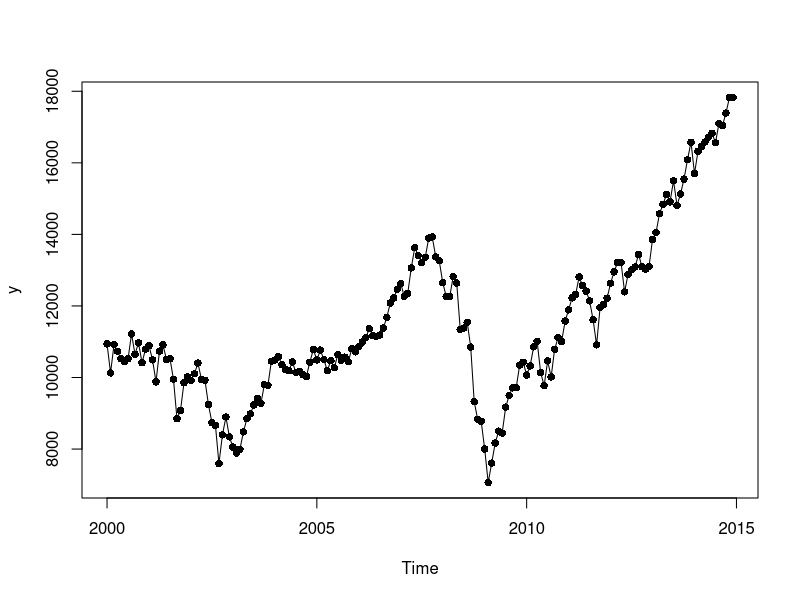
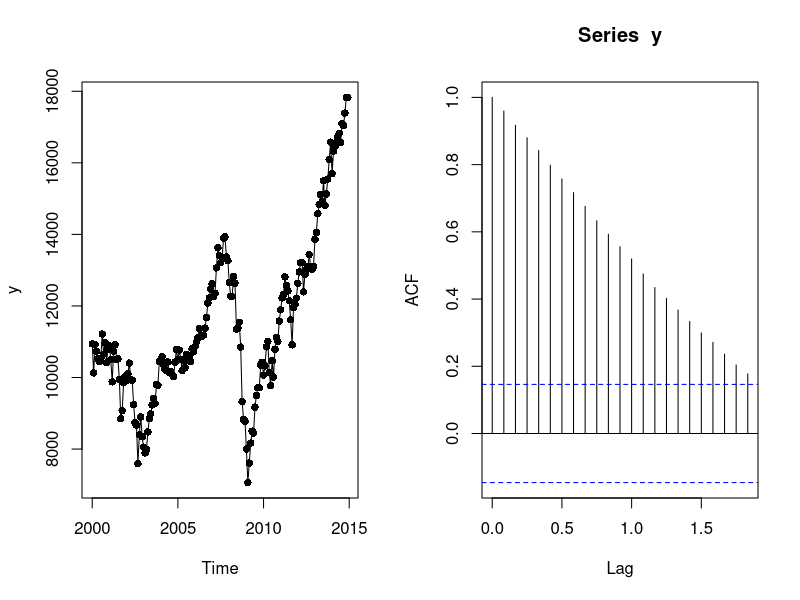
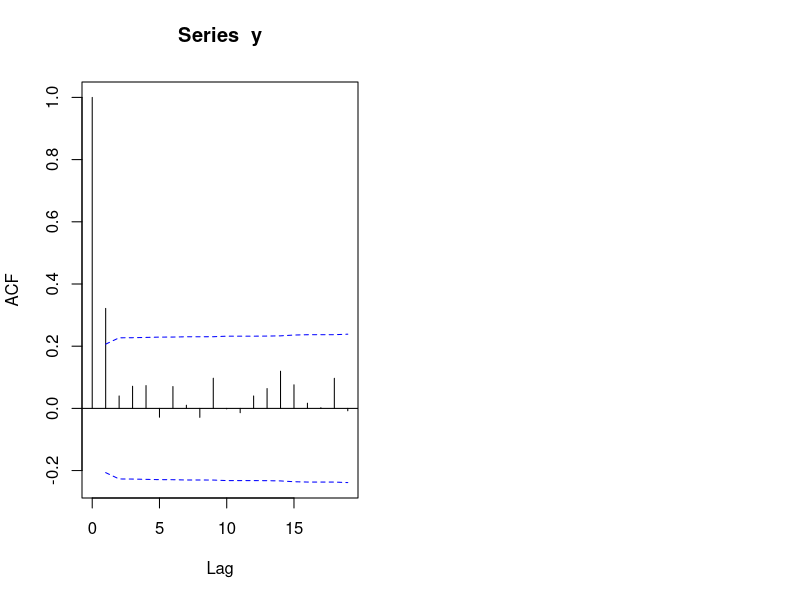

Recreate these plots in R, in order.
## ---- chunk 1
y = ts(c(116.600, 116.700, 124.200, 127.800, 127.400, 131.900, 142.000,
 135.500, 111.700, 114.500, 109.700, 104.000, 89.400, 97.200, 101.600,
 108.900, 125.900, 139.000, 169.600, 148.700, 155.500, 201.100, 220.900,
 261.000, 273.600, 146.000, 115.100, 148.300, 158.600, 193.900, 280.400,
 381.800, 201.100, 231.500, 207.700, 282.700, 359.300, 339.600, 335.400,
 388.800, 367.700, 225.500, 116.500, 92.800, 148.200, 184.800, 196.500,
 196.400, 279.200, 246.500, 218.000, 227.300, 253.100, 209.500, 275.400,
 360.300, 389.400, 584.400, 1056.119, 973.016, 957.400, 941.883,
 1724.794, 1720.250, 1144.603, 1414.687, 1103.790, 1074.532, 1285.288,
 1177.177, 1209.800, 1292.800, 1291.833, 1303.900, 1294.000, 1086.400,
 940.600, 1303.400, 1441.266, 1855.100, 1993.242, 2506.900, 3247.393,
 4232.348, 6192.238, 12641.320, 12210.340, 12382.982, 12023.412,
 13683.146, 18083.861, 22955.169, 22090.580, 19394.998, 15428.925,
 13915.821, 13153.491, 14044.304, 15050.827, 14605.254, 18263.433,
 20661.362, 21040.471, 20554.091, 25256.001, 33078.690, 49971.898,
 53345.768, 59747.227, 57714.364, 49210.313, 55783.342, 55572.176,
 47240.488, 48290.216, 62834.698, 73605.509, 91350.841, 120617.446,
 173106.691, 127704.937, 181768.427, 226246.756, 223183.477, 239634.090,
 229031.020), start = 1889, frequency = 1)



# A)

# H0: Beta1 = 0
# H1: Beta1 != 0

A = matrix(y, nrow = 14, byrow = TRUE)
m = log(apply(A, 1, median))
dq = log(apply(A, 1, IQR))

A
m
dq

reg = lm(dq ~ m)
summary(reg)

# valor-p = 7.62e-09
# valpor-p < alpha

# Conclusão: Rejeita-se H0, ou seja, há evidências que a série é não estacionária na variância
# Transformação é necessária

# Beta^1 = 1,096 Aproximado de 1 -> Transf log

x = log(y)


# B)
# É necessário 1 dif

z = diff(x)

## ---- chunk 2
y = ts(c(8.3, 18.3, 26.7, 38.3, 60.0, 96.7, 48.3, 33.3, 16.7, 13.3, 5.0, 0.0, 0.0,
 3.3, 18.3, 45.0, 78.3, 105.0, 100.0, 65.0, 46.7, 43.3, 36.7, 18.3, 35.0, 66.7,
 130.0, 203.3, 171.7, 121.7, 78.3, 58.3, 18.3, 8.3, 26.7, 56.7, 116.7, 135.0,
 185.0, 168.3, 121.7, 66.7, 33.3, 26.7, 8.3, 18.3, 36.7, 66.7, 100.0, 134.8, 139.0,
 79.5, 79.7, 51.2, 20.3, 16.0, 17.0, 54.0, 79.3, 90.0, 104.8, 143.2, 102.0, 75.2,
 60.7, 34.8, 19.0, 63.0, 116.3, 176.8, 168.0, 136.0, 110.8, 58.0, 51.0, 11.7, 33.0,
 154.2, 257.3, 209.8, 141.3, 113.5, 64.2, 38.0, 17.0, 40.2, 138.2, 220.0, 218.2,
 196.8, 149.8, 111.0, 100.0, 78.2, 68.3, 35.5, 26.7, 10.7, 6.8, 11.3, 24.2, 56.7,
 75.0, 71.8, 79.2, 70.3, 46.8, 16.8, 13.5, 4.2, 0.0, 2.3, 8.3, 20.3, 23.2, 59.0,
 76.3, 68.3, 52.9, 38.5, 24.2, 9.2, 6.3, 2.2, 11.4, 28.2, 59.9, 83.0, 108.5, 115.2,
 117.4, 80.8, 44.3, 13.4, 19.5, 85.8, 192.7, 227.3, 168.7, 143.0, 105.5, 63.3,
 40.3, 18.1, 25.1, 65.8, 102.7, 166.3, 208.3, 182.5, 126.3, 122.0, 102.7, 74.1,
 39.0, 12.7, 8.2, 43.4, 104.4, 178.3, 182.2, 146.6, 112.1, 83.5, 89.2, 57.8, 30.7,
 13.9, 62.8, 123.6, 232.0, 185.3, 169.2, 110.1, 74.5, 28.3, 18.9, 20.7, 5.7, 10.0,
 53.7, 90.5, 99.0, 106.1, 105.8, 86.3, 42.4, 21.8, 11.2, 10.4, 11.8, 59.5, 121.7,
 142.0, 130.0, 106.6, 69.4, 43.8, 44.4, 20.2, 15.7, 4.6, 8.5, 40.8, 70.1, 105.5,
 90.1, 102.8, 80.9, 73.2, 30.9, 9.5, 6.0, 2.4, 16.1, 79.0, 95.0, 173.6, 134.6,
 105.7, 62.7, 43.5, 23.7, 9.7, 27.9, 74.0, 106.5, 114.7, 129.7, 108.2, 59.4, 35.1,
 18.6, 9.2, 14.6, 60.2, 132.8, 190.6, 182.6, 148.0, 113.0, 79.2, 50.8, 27.1, 16.1,
 55.3, 154.3, 214.7, 193.0, 190.7, 118.9, 98.3, 45.0, 20.1, 6.6, 54.2, 200.7,
 269.3, 261.7, 225.1, 159.0, 76.4, 53.4, 39.9, 15.0, 22.0, 66.8, 132.9, 150.0,
 149.4, 148.0, 94.4, 97.6, 54.1, 49.2, 22.5, 18.4, 39.3, 131.0, 220.1, 218.9,
 198.9, 162.4, 91.0, 60.5, 20.6, 14.8, 33.9, 123.0, 211.1, 191.8, 203.3, 133.0,
 76.1, 44.9, 25.1, 11.6, 28.9, 88.3, 136.3, 173.9, 170.4, 163.6, 99.3, 65.3, 45.8,
 24.7, 12.6, 4.2, 4.8, 24.9, 80.8, 84.5, 94.0, 113.3), start = 1700, frequency = 1)

# A)

# H0: Beta1 = 0
# H1: Beta1 != 0

length(y)
315/21  # = 15

A = matrix(y, nrow = 21, byrow = TRUE)
A

m = log(apply(A, 1, median))
dq = log(apply(A, 1, IQR))
m
dq

reg = lm(dq ~ m)
summary(reg)

# valor-p = 0,000383 < alpha 

# Conclusão: rejeita-se H0, ou seja, há evidências que a série é não estacionária na variância, transformação necessária

# Beta^1 = 0,4849 aproximado de 0,5 -> transf raiz

x = sqrt(y)
x


# B)

# Sem necessidade de diferenciação, a série já é estacionária na média


## ---- chunk 3
y = ts(c(10940.53, 10128.31, 10921.92, 10733.91, 10522.33, 10447.89, 10521.98,
 11215.10, 10650.92, 10971.14, 10414.49, 10787.99, 10887.36, 10495.28, 9878.78,
 10734.97, 10911.94, 10502.40, 10522.81, 9949.75, 8847.56, 9075.14, 9851.56,
 10021.57, 9920.00, 10106.13, 10403.94, 9946.22, 9925.25, 9243.26, 8736.59,
 8663.50, 7591.93, 8397.03, 8896.09, 8341.63, 8053.81, 7891.08, 7992.13, 8480.09,
 8850.26, 8985.44, 9233.80, 9415.82, 9275.06, 9801.12, 9782.46, 10453.92, 10488.07,
 10583.92, 10357.70, 10225.57, 10188.45, 10435.48, 10139.71, 10173.92, 10080.27,
 10027.47, 10428.02, 10783.01, 10489.94, 10766.23, 10503.76, 10192.51, 10467.48,
 10274.97, 10640.91, 10481.60, 10568.70, 10440.07, 10805.87, 10717.50, 10864.86,
 10993.41, 11109.32, 11367.14, 11168.31, 11150.22, 11185.68, 11381.15, 11679.07,
 12080.73, 12221.93, 12463.15, 12621.69, 12268.63, 12354.35, 13062.91, 13627.64,
 13408.62, 13211.99, 13357.74, 13895.63, 13930.01, 13371.72, 13264.82, 12650.36,
 12266.39, 12262.89, 12820.13, 12638.32, 11350.01, 11378.02, 11543.55, 10850.66,
 9325.01, 8829.04, 8776.39, 8000.86, 7062.93, 7608.92, 8168.12, 8500.33, 8447.00,
 9171.61, 9496.28, 9712.28, 9712.73, 10344.84, 10428.05, 10067.33, 10325.26,
 10856.63, 11008.61, 10136.63, 9774.02, 10465.94, 10014.72, 10788.05, 11118.49,
 11006.02, 11577.51, 11891.93, 12226.34, 12319.73, 12810.54, 12569.79, 12414.34,
 12143.24, 11613.53, 10913.38, 11955.01, 12045.68, 12217.56, 12632.91, 12952.07,
 13212.04, 13213.63, 12393.45, 12880.09, 13008.68, 13090.84, 13437.13, 13096.46,
 13025.58, 13104.14, 13860.58, 14054.49, 14578.54, 14839.80, 15115.57, 14909.60,
 15499.54, 14810.31, 15129.67, 15545.75, 16086.41, 16576.66, 15698.85, 16321.71,
 16457.66, 16580.84, 16717.17, 16826.60, 16563.30, 17098.45, 17042.90, 17390.52,
 17828.24, 17823.07), start = 2000, frequency = 12)


# A)

# H0: Beta1 = 0
# H1: Beta1 != 0

length(y)
180/15  # 12 

plot(y, type="o", pch=16)

A = matrix(y, nrow = 15, byrow = TRUE)
A

m = log(apply(A, 1, median))
dq = log(apply(A, 1, IQR))
m
dq

reg = lm(dq ~ m)
summary(reg)

# Valor-p = 0,2848 > alpha

# Conclusão: Falha-se em rejeitar H0, ou seja, não há evidências que a série não seja estacionária na variância

par(mfrow = c(1,2)); plot(y, type="o", pch=16); acf(y)  # Gráfico para fazer a analsie

# B)

# É necessária 1 dif.

x = diff(y)

## ---- chunk 4
y = ts(c(1040.89, 954.79, 870.97, 1105.92, 1104.14,
 1056.64, 988.31, 962.91, 782.83, 871.47, 1035.30,
 979.93, 897.89, 1067.82, 1029.46, 896.87, 869.19,
 887.48, 1084.58, 1006.35, 977.90, 926.85, 959.10,
 947.42, 974.09, 726.95, 895.35, 949.45, 865.89,
 859.54, 973.58, 903.99, 803.91, 917.45, 896.37,
 960.37, 1043.69, 898.91, 1014.98, 907.03, 966.22,
 858.27, 992.38, 747.52, 747.78, 921.00, 921.51,
 795.53, 805.18, 843.79, 843.79, 930.40, 892.56,
 885.19, 946.40, 977.39, 1023.37, 890.78, 811.53,
 838.96, 1008.38, 957.58, 1000.00, 969.52, 953.01,
 992.38, 982.98, 978.92, 996.95, 994.92, 794.77,
 803.66, 909.57, 928.12, 1023.37, 1018.03, 952.50,
 1029.21, 990.60, 984.00, 1025.14, 983.23, 865.89,
 942.09, 894.33, 859.79, 984.00, 946.91, 1036.57,
 933.45), start = 1925, frequency = 1)

acf(y, ci.type = "ma")
mod = arima(y, order = c(0,0,1))
mod

# omega^1 = 0,3429
# e^p(mi^) = 0,0947
# mi^ = 936,5765
# e^p(mi^) = 10,8606


